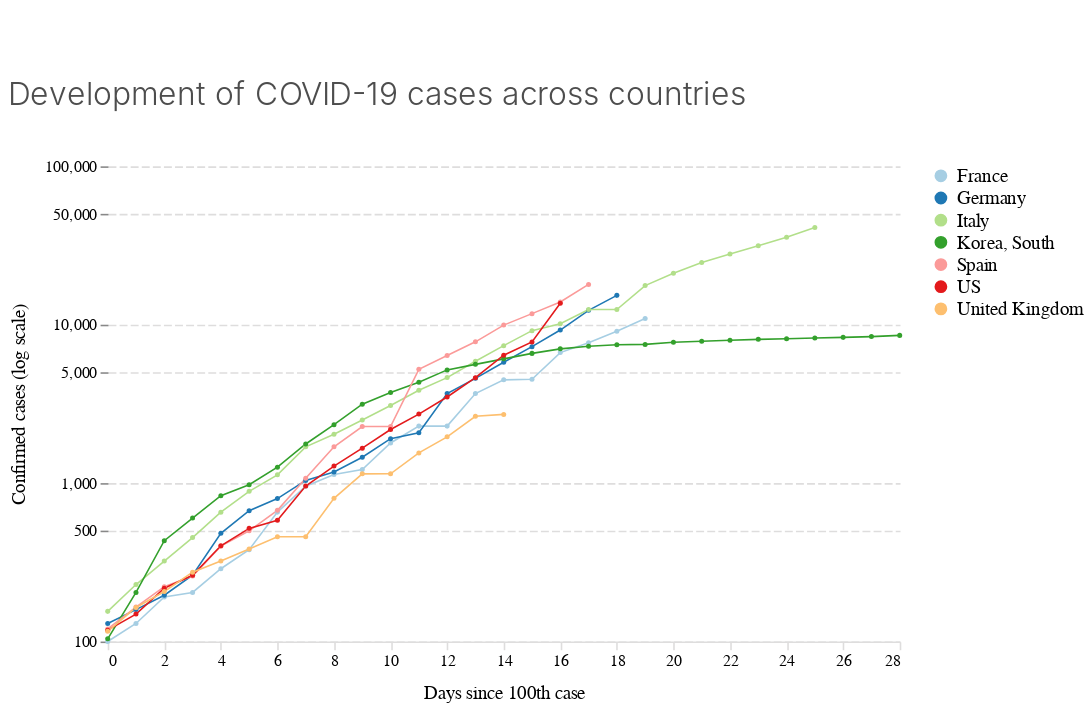

Write notebook code for a chart like this one.
### Code cell
chart_covid_cases

### Figure 1 — Vega-Lite specification as saved in the notebook (floating-point values rounded to 4 significant figures; data arrays with more than 128 entries replaced by an {"elided": "..."} marker saying what was removed)
{"$schema": "https://vega.github.io/schema/vega-lite/v3.4.0.json", "config": {"area": {"fill": "#1696d2"}, "axisX": {"domain": true, "domainColor": "#DEDDDD", "domainDashOffset": 10, "domainWidth": 1, "grid": false, "labelAngle": 0, "labelFont": "Avenir", "labelFontSize": 10, "tickColor": "#DEDDDD", "titleFont": "Avenir", "titleFontSize": 12, "titleFontWeight": 400, "titlePadding": 10}, "axisY": {"domain": false, "domainDashOffset": 10, "grid": true, "gridColor": "#DEDDDD", "gridDash": [5, 2], "gridWidth": 1, "labelAngle": 0, "labelFont": "Avenir", "labelFontSize": 10, "titleFont": "Avenir", "titleFontSize": 12, "titleFontWeight": 400, "titlePadding": 10}, "bar": {"fill": "#1696d2", "strokeWidth": 0}, "guide-title": {"color": "Monospace", "font": "Avenir", "fontSize": 15}, "header": {"titleFontSize": 12, "titleFontWeight": 400}, "legend": {"labelFont": "Avenir", "labelFontSize": 12, "symbolSize": 50, "symbolType": "circle", "title": "", "titleFont": "Avenir", "titleFontSize": 12}, "line": {"color": "#1696d2", "stroke": "#1696d2", "strokeWidth": 1}, "path": {"stroke": "#1696d2"}, "point": {"filled": true}, "range": {"category": ["#a6cee3", "#1f78b4", "#b2df8a", "#33a02c", "#fb9a99", "#e31a1c", "#fdbf6f", "#ff7f00"], "diverging": ["#cfe8f3", "#a2d4ec", "#73bfe2", "#46abdb", "#1696d2", "#12719e"]}, "text": {"align": "right", "color": "#1696d2", "font": "Avenir", "fontSize": 12, "fontWeight": 400, "size": 11}, "title": {"anchor": "start", "color": "#4d4d4d", "font": "Avenir", "fontSize": 20, "fontWeight": 300, "lineHeight": 100, "offset": 30}, "trail": {"color": "#1696d2", "stroke": "#1696d2"}, "view": {"strokeWidth": 0}}, "data": {"name": "data-b3e2d3906ddd6fe789c44dfc4e70dadb"}, "datasets": {"data-b3e2d3906ddd6fe789c44dfc4e70dadb": {"elided": "144 records"}}, "encoding": {"color": {"field": "country", "type": "nominal"}, "x": {"field": "days_since100", "title": "Days since 100th case", "type": "quantitative"}, "y": {"field": "value", "scale": {"bins": [100, 500, 1000, 5000, 10000, 50000, 100000], "type": "log"}, "title": "Confirmed cases (log scale)", "type": "quantitative"}}, "height": 300, "mark": {"point": {"shape": "circle", "size": 10}, "type": "line"}, "padding": {"bottom": 5, "left": 5, "right": 5, "top": 50}, "title": "Development of COVID-19 cases across countries", "width": 500}
